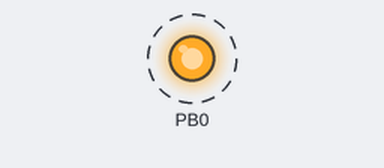
The program below on a simulated ATtiny85, built with avr-gcc and emulated at 1 MHz. Parts: output pins drawn as LEDs (lit = HIGH). Dashed ring = blinking.

Above: at 0.02 s.
Timing chart, 0 to 3.0 s (numbered marks = the images above):
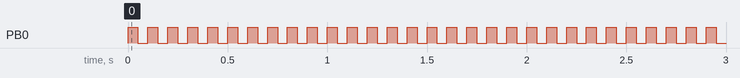

Measured:
- by itself, PB0: alternates HIGH for 0.05 s and LOW for 0.05 s

The program:

main.cpp
```cpp
#include <avr/io.h>
#include <avr/interrupt.h>
#include <avr/sleep.h>

// delay.h requires this defined before it is included
#define F_CPU 1000000 // Core clock is 8MHz, but we're dividing it by 8 (see fuses)

#include <util/delay.h>

int main(int argc, char** argv)
{

	// "Tiny Programmer" on-board LED is on digital pin 0
	DDRB |= _BV(PB0); // set pin 0 as an output

	while(1)
	{

		PORTB |= _BV(PB0);
		_delay_ms(50);
		PORTB &= ~_BV(PB0);
		_delay_ms(50);

	}
}
```
